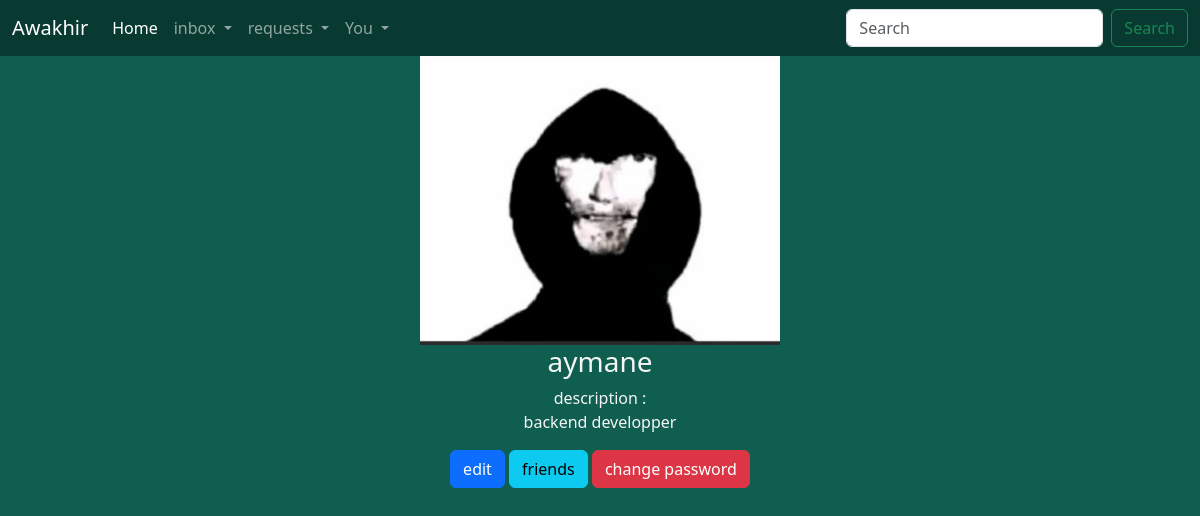
/profile/ (signed in), run on an earlier commit of the app's database.
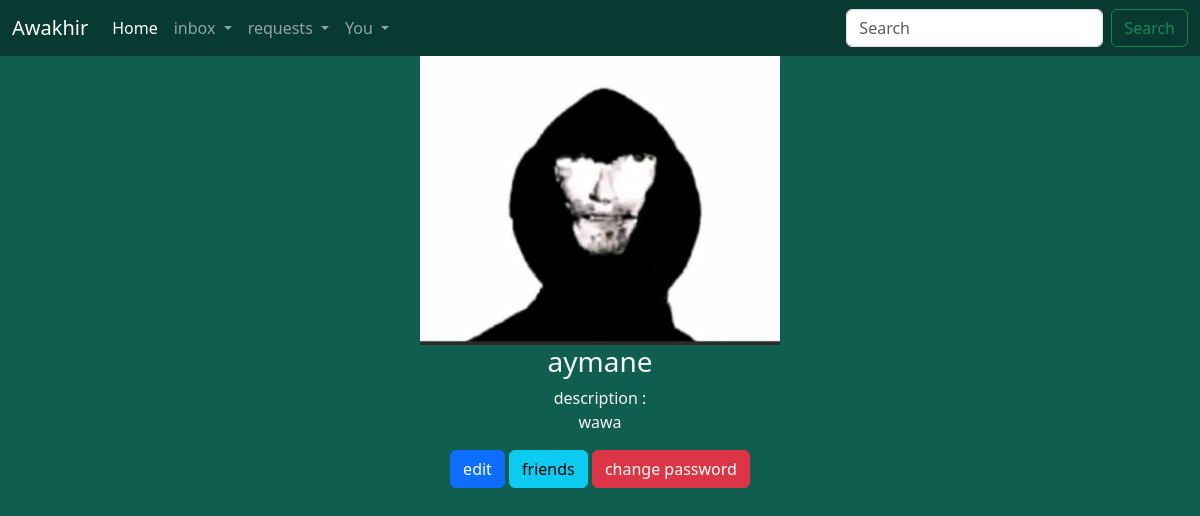
And on a later commit of the database.
### main/models.py (models this page shows)
class User(AbstractUser):
    image = models.ImageField(default="default.jpg")
    bio = models.TextField(blank=True,null=True)
    friends = models.ManyToManyField('self')
    saves = models.ManyToManyField('Post',related_name="saved_posts")

### main/views.py (the view)
# urls.py: path("profile/",views.profile,name="profile"),
@login_required(login_url='/login')
def profile(request):
    user = request.user
    return render(request,"profile.html",{"user":user})

### main/templates/profile.html (shortened to what this page needs)
{% extends 'base.html' %}
{% block body %}
{% load static %}
<div id="profile">
    <img src="{{user.image.url}}" id="profile_image">
    <h3>{{user.username}}</h3>
    <p>description :<br>{{user.bio}}</p>
    <a href="/edit_profile"><button class="btn btn-primary">edit</button></a>
    <button class="btn btn-info" id="friends-list" data-id="{{user.id}}">friends</button>
    <button class="btn btn-danger"> change password</button>
</div>
{% endblock %}

### main/templates/base.html (shortened to what this page needs)
<!DOCTYPE html>
<html>
    <head>
        <link href="https://cdn.jsdelivr.net/npm/bootstrap@5.3.2/dist/css/bootstrap.min.css" rel="stylesheet">
        {% load static %}
        <link rel="stylesheet"  href="{% static '/style.css' %}">
    </head>
    <body>
        <nav class="navbar navbar-expand-lg navbar-dark " id="nn">
            <div class="container-fluid">
              <a class="navbar-brand" href="/">Awakhir</a>
              <div class="collapse navbar-collapse" id="navbarSupportedContent">
                <ul class="navbar-nav me-auto mb-2 mb-lg-0">
                  <li class="nav-item">
                    <a class="nav-link active" aria-current="page" href="/">Home</a>
                  </li>
                  {% if user.is_authenticated %}
                  <li class="nav-item dropdown">
                    <a class="nav-link dropdown-toggle" href="#" id="navbarDropdown" onclick="inbox()" role="button" data-bs-toggle="dropdown" aria-expanded="false">
                      inbox
                    </a>
                  </li>
                  <li class="nav-item dropdown">
                    <a class="nav-link dropdown-toggle" href="#" id="navbarDropdown" onclick="requests()" role="button" data-bs-toggle="dropdown" aria-expanded="false">
                      requests
                    </a>
                  </li>
                  <li class="nav-item dropdown">
                    <a class="nav-link dropdown-toggle" href="#" id="navbarDropdown" role="button" data-bs-toggle="dropdown" aria-expanded="false">
                      You
                    </a>
                  </li>
                </ul>
                <form class="d-flex" method="post" action="/result">
                  <input class="form-control me-2" type="search" placeholder="Search" aria-label="Search" name="search">
                  <button class="btn btn-outline-success" type="submit">Search</button>
                </form>
                {% endif %}
              </div>
            </div>
          </nav>
          {% block body %}
          {% endblock %}
    </body>
</html>

### static/style.css (style rules this page uses)
body { background-color: rgb(15, 94, 80); color: whitesmoke; }
#nn { background-color: rgb(9, 58, 49); }
#profile { text-align: center; word-wrap: break-word; }
#profile_image { width: 30%; height: auto; }

What changed in the data, as far as the page shows it:
changed User "aymane": bio "backend developper" → "wawa"
